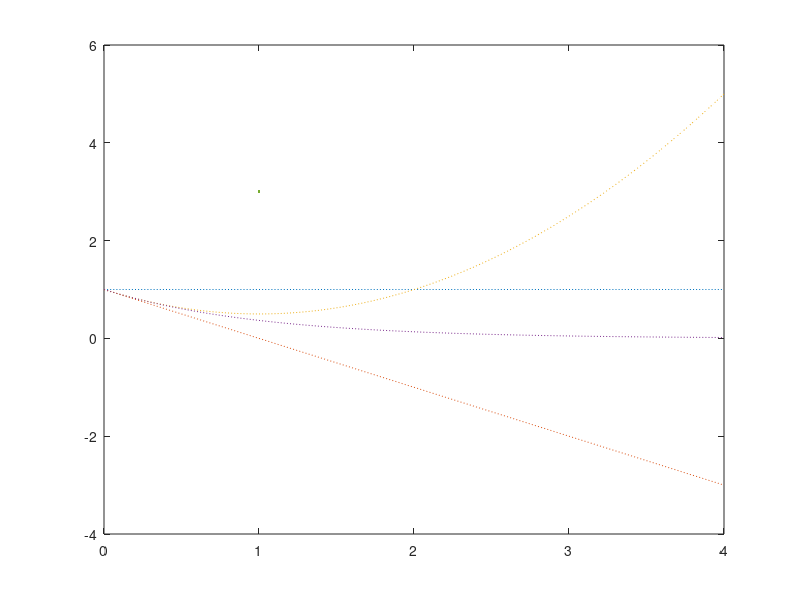

The MATLAB source for this figure: (Note: this script raises an error after producing the figure.)
%{
Spencer Iannantuono
9/25/2023
ECE 202 Lecuture 9
Intro to Project 1: Getting started with Taylor Series

Example: Test that f(t) = e^-t = 1-t + (1/2)t^2 - .....

NOTES:

Use this to:

* Have a multiline title
* how to reposisition a legend
* plotting partial sums of a Taylor series expansion

%}

clear
clf

t = linspace(0, 4, 401);

f = exp(-t);

f1 = 1*(t.^0); % first order of approximation f(t)
f2 = 1-t;
f3 = 1 - t + (1/2)*t.^2; 

plot(t,f1,':', t,f2,':', t,f3,':', t,f,':', LineWidth = 3)

set(gca, FontSize = 16)

legend('First order', 'Second order', 'Third order', 'Target',...
    Location = 'Northwest')
title({'ECE 201 Project 1: Plotting multiple order approximations'...
    'of target function f(t) = e^{-t}'}, FontSize = 20)
xlabel('Time t (s)', 'Fontsize', 16)
ylabel('f(t)', 'Fontsize', 16)